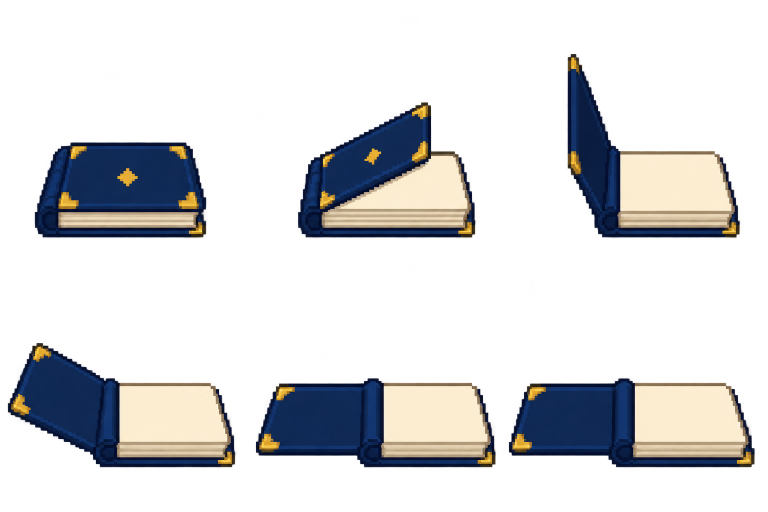
#> input picture ArtSource/BookOpeningSample_20261008/source-r1.png, 1536 x 1024 px (shown at 1/2 size)
$ python build_layout_alignment_contact.py --input ../../../../../../../../ArtSource/BookOpeningSample_20261008/source-r1.png --output out.png
#> lines starting #> are read from the running program, lines starting #| are printed output that depends on the picture
from __future__ import annotations

import argparse
from pathlib import Path

from PIL import Image, ImageDraw, ImageFont


def main() -> None:
    parser = argparse.ArgumentParser(description="Build a QA-only 12x9 coordinate overlay for a 384x288 battlefield layout.")
    parser.add_argument("--input", required=True, type=Path)
    parser.add_argument("--output", required=True, type=Path)
    args = parser.parse_args()

    image = Image.open(args.input).convert("RGBA").resize((1536, 1152), Image.Resampling.NEAREST)
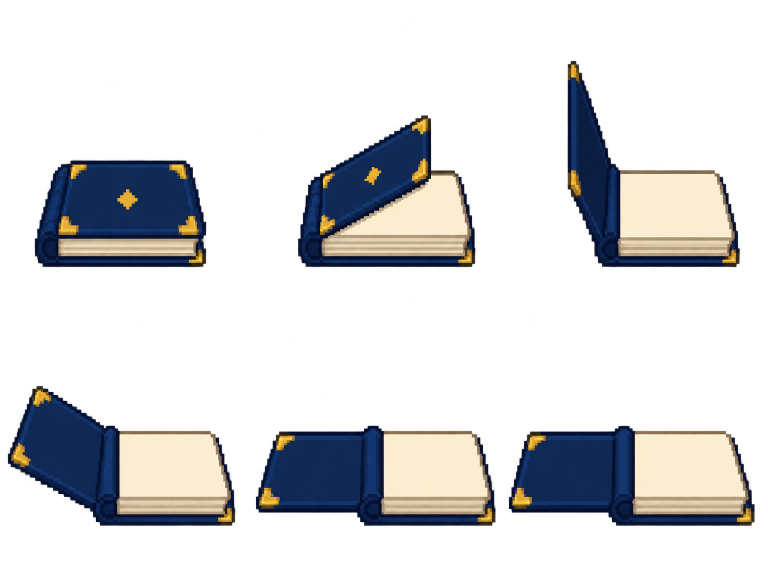
#> image: PIL image 1536x1152 RGBA (shown at 1/2 size); mean R, G, B, A 44, 46.1, 51.4, 64.8; transparent parts drawn white
    overlay = Image.new("RGBA", image.size, (0, 0, 0, 0))
#> overlay: PIL image 1536x1152 RGBA; every value is 0
    draw = ImageDraw.Draw(overlay)
    cell = 128
    for x in range(13):
        draw.line((x * cell, 0, x * cell, image.height), fill=(0, 220, 235, 190), width=3)
    for y in range(10):
        draw.line((0, y * cell, image.width, y * cell), fill=(0, 220, 235, 190), width=3)
    font = ImageFont.load_default(size=22)
    for y in range(9):
        for x in range(12):
            draw.rectangle((x * cell + 5, y * cell + 5, x * cell + 72, y * cell + 34), fill=(22, 19, 23, 210))
            draw.text((x * cell + 10, y * cell + 8), f"{x},{y}", fill=(244, 239, 218, 255), font=font)
    args.output.parent.mkdir(parents=True, exist_ok=True)
    Image.alpha_composite(image, overlay).save(args.output, optimize=True)
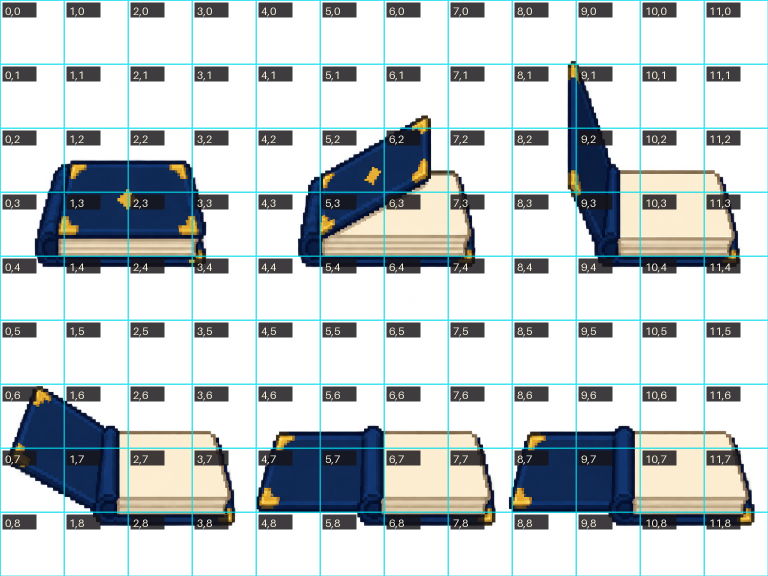
#> saved as out.png: PIL image 1536x1152 RGBA (shown at 1/2 size); mean R, G, B, A 42.4, 53.2, 58.4, 90.5; transparent parts drawn white


if __name__ == "__main__":
    main()
